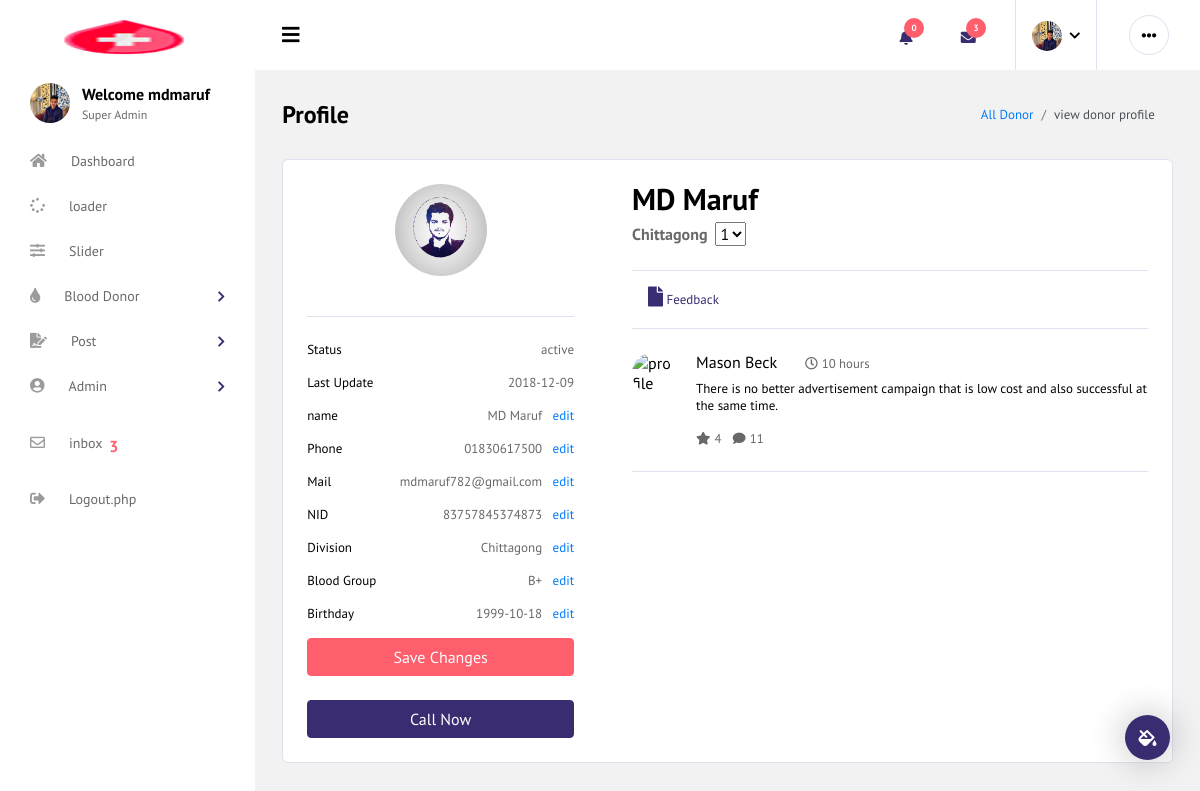
The app's page /admin/donor_details_for_admin.php?id=9 (signed in) with its own data.
### admin/donor_details_for_admin.php (the view, shortened to what this page needs)
<?php
include "../include/db.php" ;
$get_id=$_GET['id'];
$sql="SELECT * FROM `donor list` WHERE id='$get_id'";
$run_sql=mysqli_query($conn,$sql);
while ($rows=mysqli_fetch_array($run_sql)) {
 $lastdate=$rows['date'];
 $name=$rows['name'];
 $email=$rows['email'];
  $phone=$rows['phone'];
  $nid=$rows['nid'];
  $division=$rows['division'];
  $blood_group=$rows['blood_group'];
  $birthday=$rows['birthday'];
  $photo=$rows['photo'];
  $status=$rows['status'];
}
 ?>
<!DOCTYPE html>
<html lang="en">
<head>
  <link rel="stylesheet" href="vendors/iconfonts/font-awesome/css/all.min.css">
  <link rel="stylesheet" href="vendors/css/vendor.bundle.base.css">
  <link rel="stylesheet" href="vendors/css/vendor.bundle.addons.css">
  <link rel="stylesheet" href="css/style.css">
</head>
<body>
  <div class="container-scroller">
   <?php include "header.php" ?>
    <div class="container-fluid page-body-wrapper">
    <?php include "side_nav.php" ?>
       <div class="main-panel">
        <div class="content-wrapper">
          <div class="page-header">
            <h3 class="page-title">
              Profile
            </h3>
            <nav aria-label="breadcrumb">
              <ol class="breadcrumb">
                <li class="breadcrumb-item"><a href="all_donor.php">All Donor</a></li>
                <li class="breadcrumb-item active" aria-current="page">view donor profile</li>
              </ol>
            </nav>
          </div>
          <div class="row">
            <div class="col-12">
              <div class="card">
                <div class="card-body">
                  <div class="row">
                    <div class="col-lg-4">
                      <div class="border-bottom text-center pb-4">
                       <a href="../donor/<?php echo $photo ?>" target="_blank"><img src="../donor/<?php echo $photo ?>"" alt="profile" class="img-lg rounded-circle mb-3"/></a>
                      </div>
                      <div class="py-4">
                        <p class="clearfix">
                          <span class="float-left">
                            Status
                          </span>
                          <span class="float-right text-muted">
                            <?php echo $status; ?>
                           </span>
                        </p>
                        <p class="clearfix">
                          <span class="float-left">
                            Last Update
                          </span>
                          <span class="float-right text-muted">
                            <?php echo $lastdate; ?>
                          </span>
                        </p>
                        <form method="post">
                          <p class="clearfix">
                          <span class="float-left">
                            name
                          </span>
                          <span class="float-right text-muted">
                           <?php echo $name; ?>
                            <a class="float-right" data-toggle="collapse" href="#name" role="button" aria-expanded="false" aria-controls="name">
                            &nbsp&nbsp edit
                            </a>
                          </span>
                        </p>
                        <p class="clearfix">
                          <span class="float-left">
                            Phone
                          </span>
                          <span class="float-right text-muted">
                           <?php echo $phone; ?>
                            <a class="float-right" data-toggle="collapse" href="#phone" role="button" aria-expanded="false" aria-controls="phone">
                            &nbsp&nbsp edit
                            </a>
                          </span>
                        </p>
                        <p class="clearfix">
                          <span class="float-left">
                            Mail
                          </span>
                          <span class="float-right text-muted">
                            <?php echo $email; ?>
                            <a class="float-right" data-toggle="collapse" href="#email" role="button" aria-expanded="false" aria-controls="email">
                            &nbsp&nbsp edit
                            </a>
                          </span>
                        </p>
                        <p class="clearfix">
                          <span class="float-left">
                            NID
                          </span>
                          <span class="float-right text-muted">
                             <?php echo $nid; ?>
                             <a class="float-right" data-toggle="collapse" href="#nid" role="button" aria-expanded="false" aria-controls="nid">
                            &nbsp&nbsp edit
                            </a>
                          </span>
                        </p>
                        <p class="clearfix">
                          <span class="float-left">
                            Division
                          </span>
                          <span class="float-right text-muted">
                             <?php echo $division; ?>
                              <a class="float-right" data-toggle="collapse" href="#division" role="button" aria-expanded="false" aria-controls="division">
                            &nbsp&nbsp edit
                            </a>
                          </span>
                        </p>
                        <p class="clearfix">
                          <span class="float-left">
                            Blood Group
                          </span>
                          <span class="float-right text-muted">
                          <?php echo $blood_group; ?>
                          <a class="float-right" data-toggle="collapse" href="#group" role="button" aria-expanded="false" aria-controls="group">
                            &nbsp&nbsp edit
                            </a>
                          </span>
                        </p>
                        <p class="clearfix">
                          <span class="float-left">
                            Birthday
                          </span>
                          <span class="float-right text-muted">
                           <?php echo $birthday; ?>
                           <a class="float-right" data-toggle="collapse" href="#birthday" role="button" aria-expanded="false" aria-controls="birthday">
                            &nbsp&nbsp edit
                            </a>
                          </span>
                        </p>
                       <button type="submit" name="submit" class="btn btn-danger col-12">Save Changes</button>
                       </form>
                      </div>
                      <a href="<?php echo $phone ?>"><button class="btn btn-primary btn-block">Call Now</button></a>
                    </div>
                    <div class="col-lg-8 pl-lg-5">
                      <div class="d-flex justify-content-between">
                        <div>
                          <h3><?php echo $name; ?></h3>
                          <div class="d-flex align-items-center">
                            <h5 class="mb-0 mr-2 text-muted"><?php echo $division; ?></h5>
                            <select id="profile-rating" name="rating" autocomplete="off">
                              <option value="1">1</option>
                            </select>
                          </div>
                        </div>
                      </div>
                      <div class="mt-4 py-2 border-top border-bottom">
                        <ul class="nav profile-navbar">
                          <li class="nav-item">
                            <a class="nav-link active" href="#">
                              <i class="fas fa-file"></i>
                              Feedback
                            </a>
                          </li>
                        </ul>
                      </div>
                      <div class="profile-feed">
                        <div class="d-flex align-items-start profile-feed-item">
                          <img src="images/faces/face13.jpg" alt="profile" class="img-sm rounded-circle"/>
                          <div class="ml-4">
                            <h6>
                              Mason Beck
                              <small class="ml-4 text-muted"><i class="far fa-clock mr-1"></i>10 hours</small>
                            </h6>
                            <p>
                              There is no better advertisement campaign that is low cost and also successful at the same time.
                            </p>
                            <p class="small text-muted mt-2 mb-0">
                              <span>
                                <i class="fa fa-star mr-1"></i>4
                              </span>
                              <span class="ml-2">
                                <i class="fa fa-comment mr-1"></i>11
                              </span>
                            </p>
                          </div>
                        </div>
                      </div>
                    </div>
                  </div>
                </div>
              </div>
            </div>
          </div>
        </div>
      </div>
    </div>
  </div>
</body>
</html>

### records on screen
donor list: photo (picture), status "active", date "2018-12-09", name "MD Maruf", phone "01830617500", email "mdmaruf782@gmail.com", nid "83757845374873", division "Chittagong", blood_group "B+", birthday "1999-10-18"

### other values on screen
$notifications "0"
$total "3"
$admin_name "mdmaruf"
